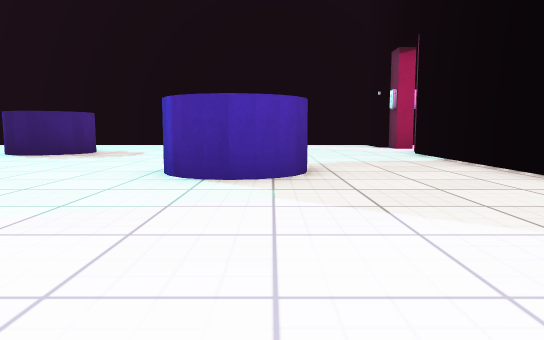
view 1 (above)

19 first-person views from a walk through a 3-D level made in the Unity game engine. The camera is 0.59 m above the floor, tilts 6° down and sees 70° across. The floor is counted in squares, 1 m on a side. Each view is taken from the middle of a square. On the plan, view 1 faces up. The plan holds only what a view shows up to about 10 squares ahead; the rest is blank. The place goes on beyond the plan. Some animated figures are not drawn. Some surface patterns are stand-ins.

view 2
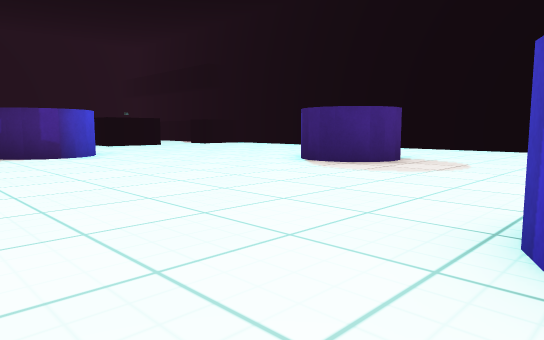

view 3
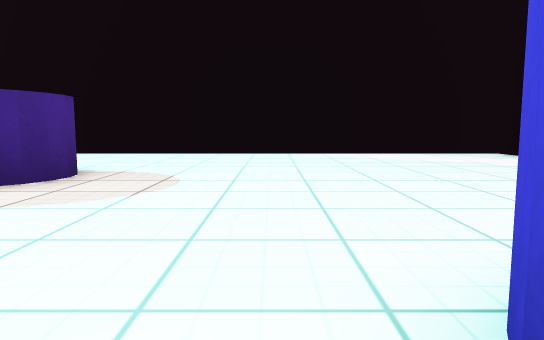

view 4
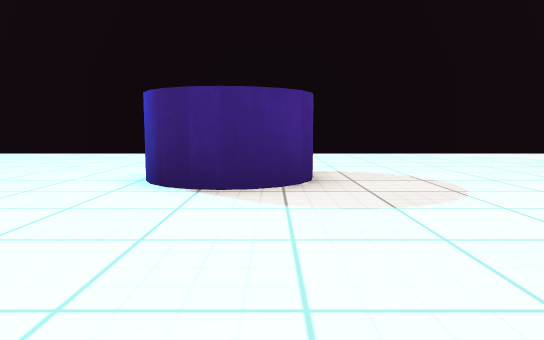

view 5
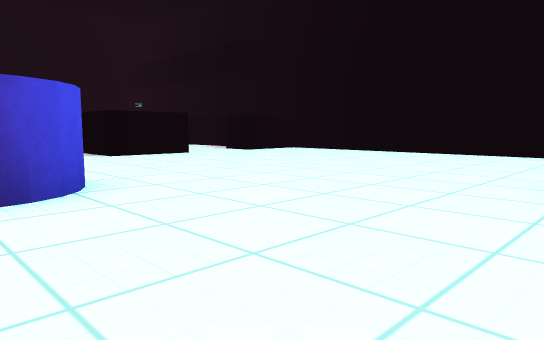

view 6
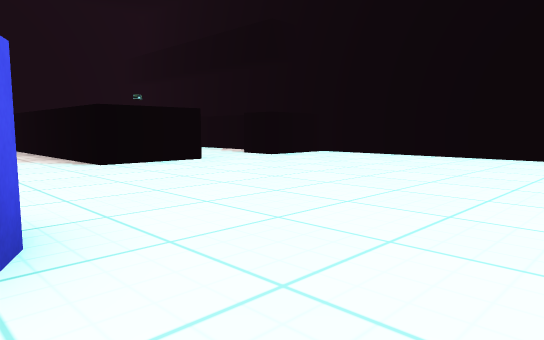

view 7
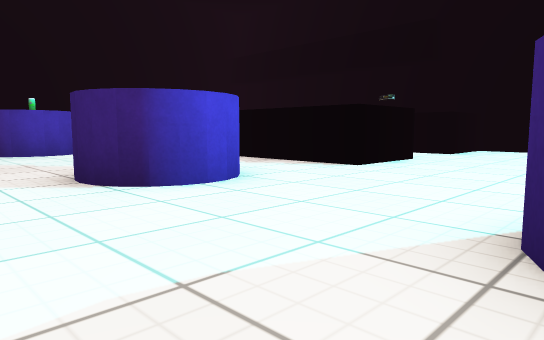

view 8
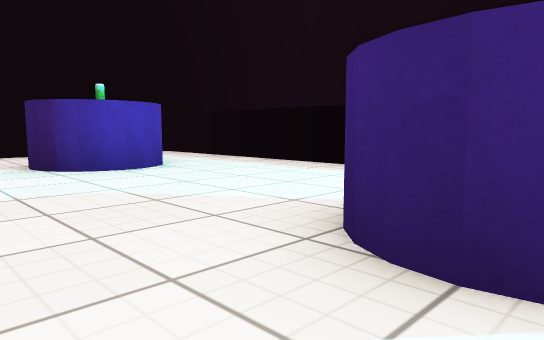

view 9
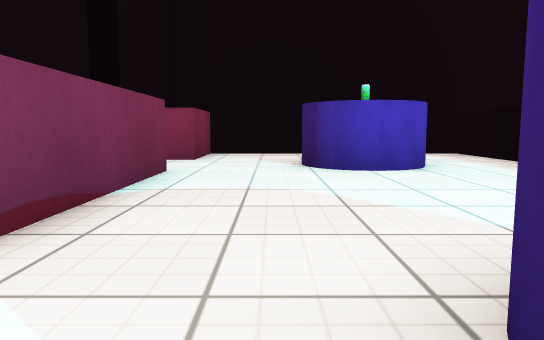

view 10
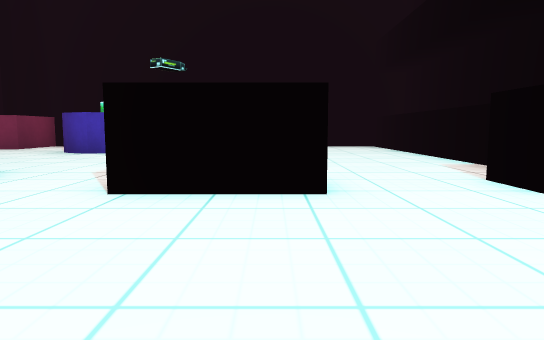

view 11
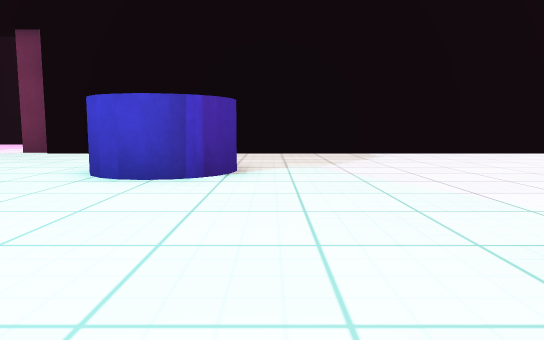

view 12
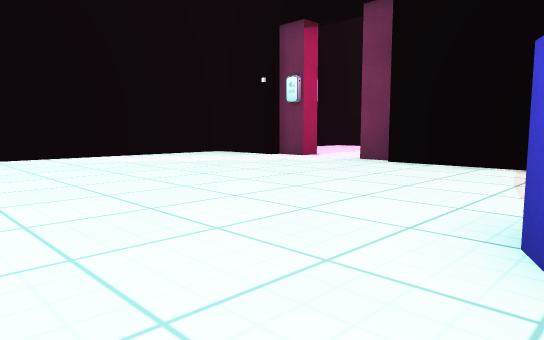

view 13
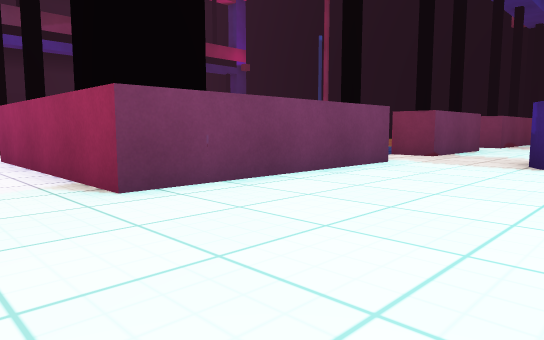

view 14
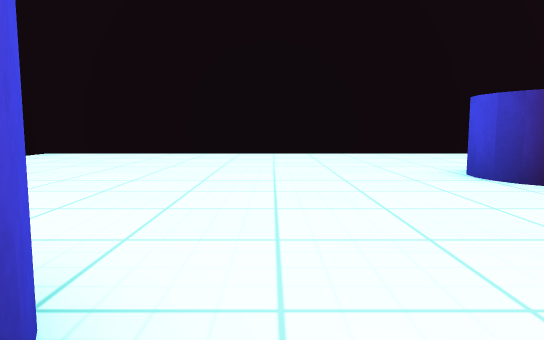

view 15
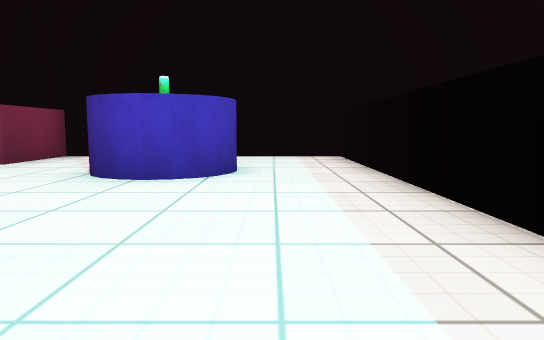

view 16
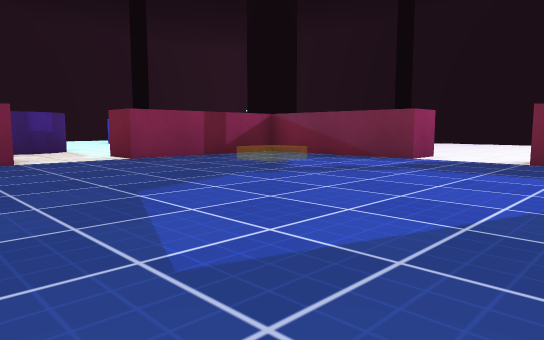

view 17
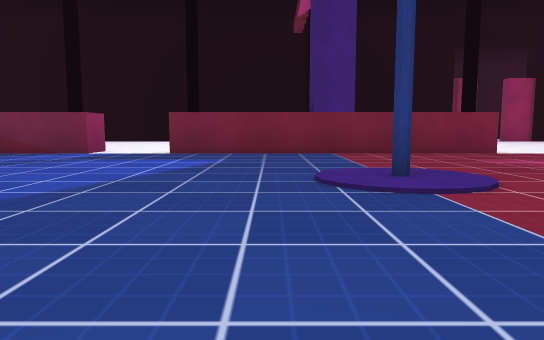

view 18
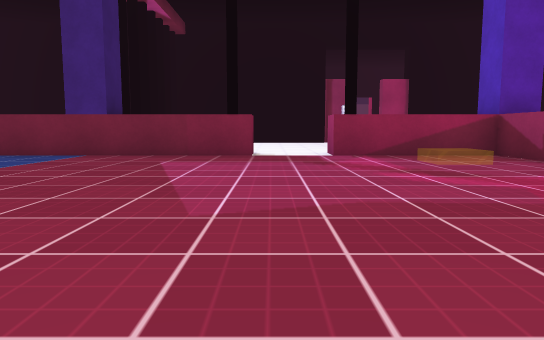

view 19
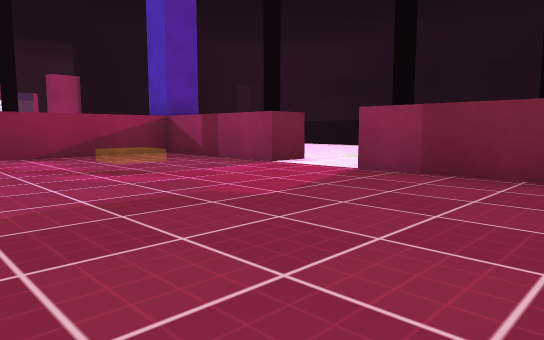

### Floor plan
Key: @ floor where view 1 was taken; # wall or solid block; . main floor; : floor 0.05 m higher than the main floor; ^ raised ledge; C cylinder; O other object.
Columns run from 25 left of view 1 to 5 right of it. Each row starts with its distance up from view 1.
 15            ##    #   ##
 14            ..................#
 13     ...... ..................O
 12     .........................O.
 11      ..........................
 10           #........CC........O
  9    ####    ........CC........O
  8  ............................
  7  ............................#
  6  ..CC....CC...CC........CC...
  5 #..CC....CC...CC........CC...
  4 #............................
  3 #............................
  2 ###..####  ###..#####........
  1              .......#. ......
  0              ....^^.#.  .@...
 -1              ....^^.#.    ...
 -2              .......#..    ..
 -3             ............
 -4             ............
 -5             ........#
 -6            .........#
 -7           ..........#
 -8            ...::....#
 -9             ..#:....#
-10               ......#
-11             ........#
-12            .........#
-13           :..........
-14           :..........
-15           ..........#
-16           ^......^^.#
-17            ......^^.#
-18            .........#
-19            ###..#####
-20               ...
-21                ..

Where each view was taken, in squares from view 1:
view 1: 0 up, 0 right, facing up
view 2: 3 up, 1 left, facing up-left
view 3: 5 up, 2 left, facing up
view 4: 5 up, 5 left, facing up
view 5: 5 up, 6 left, facing up-left
view 6: 6 up, 8 left, facing up-left
view 7: 3 up, 11 left, facing up-left
view 8: 3 up, 15 left, facing up-left
view 9: 4 up, 15 left, facing left
view 10: 10 up, 11 left, facing left
view 11: 4 up, 6 left, facing right
view 12: 6 up, 3 left, facing up-right
view 13: 6 up, 3 left, facing down-left
view 14: 5 up, 9 left, facing up
view 15: 7 up, 16 left, facing left
view 16: 6 down, 13 left, facing up-right
view 17: 7 down, 15 left, facing right
view 18: 13 down, 15 left, facing right
view 19: 13 down, 15 left, facing down-right
